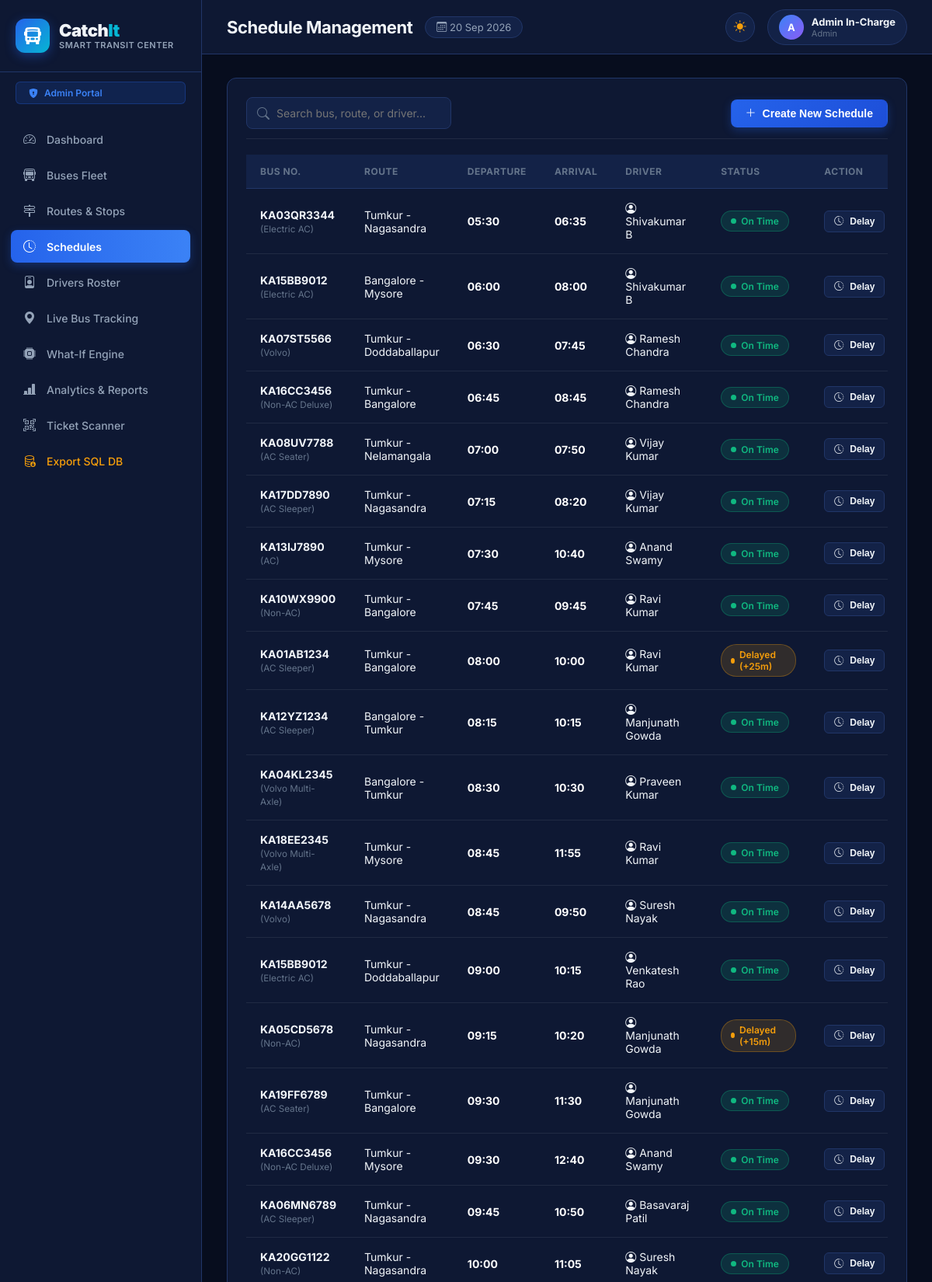
Screenshot of /admin/schedules (signed in, upper part) with the database file from the repository.
### tables this page shows
CREATE TABLE schedules (
        schedule_id INTEGER PRIMARY KEY AUTOINCREMENT,
        bus_id INTEGER NOT NULL,
        route_id INTEGER NOT NULL,
        driver_id INTEGER,
        departure_time TEXT NOT NULL,
        arrival_time TEXT NOT NULL,
        status TEXT NOT NULL DEFAULT 'On Time' CHECK(status IN ('On Time', 'Delayed', 'Cancelled', 'Not Started')),
        occupancy TEXT NOT NULL DEFAULT 'Low' CHECK(occupancy IN ('Low', 'Medium', 'High', 'Full')),
        delay_minutes INTEGER NOT NULL DEFAULT 0,
        delay_reason TEXT,
        fare REAL NOT NULL DEFAULT 120.0,
        FOREIGN KEY (bus_id) REFERENCES buses(bus_id),
        FOREIGN KEY (route_id) REFERENCES routes(route_id),
        FOREIGN KEY (driver_id) REFERENCES users(id)
    );

CREATE TABLE buses (
        bus_id INTEGER PRIMARY KEY AUTOINCREMENT,
        bus_number TEXT UNIQUE NOT NULL,
        bus_type TEXT NOT NULL,
        capacity INTEGER NOT NULL,
        status TEXT NOT NULL DEFAULT 'Active' CHECK(status IN ('Active', 'Maintenance', 'Out of Service'))
    );

CREATE TABLE routes (
        route_id INTEGER PRIMARY KEY AUTOINCREMENT,
        route_name TEXT NOT NULL,
        source TEXT NOT NULL,
        destination TEXT NOT NULL,
        distance_km INTEGER NOT NULL,
        base_fare REAL NOT NULL DEFAULT 80.0
    );

CREATE TABLE users (
        id INTEGER PRIMARY KEY AUTOINCREMENT,
        name TEXT NOT NULL,
        email TEXT UNIQUE NOT NULL,
        phone TEXT,
        password_hash TEXT NOT NULL,
        role TEXT NOT NULL CHECK(role IN ('admin', 'driver', 'passenger')),
        license_number TEXT,
        created_at TIMESTAMP DEFAULT CURRENT_TIMESTAMP
    );

### app.py (the view)
@app.route('/admin/schedules')
@role_required('admin')
def admin_schedules():
    conn = get_db()
    cursor = conn.cursor()
    cursor.execute("""
    SELECT s.*, b.bus_number, b.bus_type, r.route_name, u.name AS driver_name
    FROM schedules s
    JOIN buses b ON s.bus_id = b.bus_id
    JOIN routes r ON s.route_id = r.route_id
    LEFT JOIN users u ON s.driver_id = u.id
    ORDER BY s.departure_time ASC
    """)
    schedules = cursor.fetchall()
    cursor.execute("SELECT * FROM buses WHERE status = 'Active'")
    buses = cursor.fetchall()
    cursor.execute("SELECT * FROM routes")
    routes = cursor.fetchall()
    cursor.execute("SELECT id, name FROM users WHERE role = 'driver'")
    drivers = cursor.fetchall()
    conn.close()
    return render_template('admin_schedules.html', schedules=schedules, buses=buses, routes=routes, drivers=drivers)

### app.py (called while the page is built, shortened)
def role_required(*allowed_roles):
    def decorator(f):
        @wraps(f)
        def decorated_function(*args, **kwargs):
            if 'user_id' not in session:
                flash('Please log in first.', 'warning')
                return redirect(url_for('login'))
            return f(*args, **kwargs)
        return decorated_function
    return decorator

@app.context_processor
def inject_user():
    return {
        'current_user': {
            'id': session.get('user_id'),
            'name': session.get('name', 'Guest'),
            'email': session.get('email'),
            'role': session.get('role'),
            'license_number': session.get('license_number')
        },
        'today_date': datetime.now().strftime("%d %b %Y"),
        'today_iso': date.today().isoformat()
    }

### models.py (called while the page is built)
def using_mysql():
    return DATABASE_BACKEND == 'mysql'

def dict_factory(cursor, row):
    fields = [col[0] for col in cursor.description]
    return {key: value for key, value in zip(fields, row)}

def get_db():
    if using_mysql():
        _ensure_mysql_database()
        return _mysql_connection()
    conn = sqlite3.connect(DB_PATH)
    conn.row_factory = dict_factory
    conn.execute("PRAGMA foreign_keys = ON")
    return conn

### templates/admin_schedules.html (shortened to what this page needs)
{% extends "base.html" %}
{% block page_title %}Schedule Management{% endblock %}
{% block content %}
<div class="panel">
    <div class="panel-header">
        <div class="search-box">
            <i class="bi bi-search"></i>
            <input type="text" id="sched_filter" class="form-control" placeholder="Search bus, route, or driver..." onkeyup="filterSchedules()">
        </div>
        <button class="btn btn-primary" onclick="openModal('addScheduleModal')">
            <i class="bi bi-plus-lg"></i> Create New Schedule
        </button>
    </div>
    <div class="table-responsive">
        <table class="custom-table" id="schedules_table">
            <thead>
                <tr>
                    <th>Bus No.</th>
                    <th>Route</th>
                    <th>Departure</th>
                    <th>Arrival</th>
                    <th>Driver</th>
                    <th>Status</th>
                    <th>Action</th>
                </tr>
            </thead>
            <tbody>
                {% for s in schedules %}
                <tr>
                    <td><strong>{{ s.bus_number }}</strong> <small style="color:var(--text-dim);">({{ s.bus_type }})</small></td>
                    <td>{{ s.route_name }}</td>
                    <td><strong style="color: #FFFFFF;">{{ s.departure_time }}</strong></td>
                    <td><strong style="color: #FFFFFF;">{{ s.arrival_time }}</strong></td>
                    <td><i class="bi bi-person-circle"></i> {{ s.driver_name or 'Unassigned' }}</td>
                    <td>
                        {% if s.status == 'On Time' %}
                            <span class="badge badge-ontime"><span class="badge-dot"></span> On Time</span>
                        {% elif s.status == 'Delayed' %}
                            <span class="badge badge-delayed"><span class="badge-dot"></span> Delayed (+{{ s.delay_minutes }}m)</span>
                        {% elif s.status == 'Cancelled' %}
                            <span class="badge badge-cancelled"><span class="badge-dot"></span> Cancelled</span>
                        {% else %}
                            <span class="badge badge-notstarted"><span class="badge-dot"></span> Not Started</span>
                        {% endif %}
                    </td>
                    <td>
                        <div style="display: flex; gap: 8px;">
                            <button class="btn btn-secondary btn-sm" onclick="openDelayModal({{ s.schedule_id }}, '{{ s.bus_number }}', {{ s.delay_minutes }})">
                                <i class="bi bi-clock-history"></i> Delay
                            </button>
                        </div>
                    </td>
                </tr>
                {% endfor %}
            </tbody>
        </table>
    </div>
</div>
{% endblock %}

### static/css/style.css (style rules this page uses)
:root, [data-theme="dark"] { --bg-dark: #070D1E; --bg-surface: #0E1833; --bg-card: #132247; --bg-hover: #1A2D5C; --border-color: #213668; --border-light: rgba(255, 255, 255, 0.08); --primary: #2563EB; --primary-light: #3B82F6; --accent-cyan: #06B6D4; --accent-indigo: #6366F1; --accent-gold: #F59E0B; --text-main: #F1F5F9; --text-muted: #94A3B8; --text-dim: #64748B; --status-ontime: #10B981; --status-delayed: #F59E0B; --status-cancelled: #EF4444; --status-notstarted: #3B82F6; --seat-available: #1E293B; --seat-available-border: #3B82F6; --seat-booked: #334155; --seat-selected: #2563EB; --font-sans: 'Inter', system-ui, -apple-system, BlinkMacSystemFont, "Segoe UI", Roboto, sans-serif; }
* { box-sizing: border-box; margin: 0; padding: 0; transition: background-color 0.25s ease, border-color 0.25s ease, color 0.2s ease; }
body { font-family: var(--font-sans); background-color: var(--bg-dark); color: var(--text-main); min-height: 100vh; display: flex; flex-direction: column; overflow-x: hidden; }
.panel { background: var(--bg-surface); border: 1px solid var(--border-color); border-radius: 12px; padding: 24px; margin-bottom: 24px; }
.panel-header { display: flex; justify-content: space-between; align-items: center; margin-bottom: 20px; padding-bottom: 12px; border-bottom: 1px solid var(--border-light); }
.table-responsive { width: 100%; overflow-x: auto; }
.custom-table { width: 100%; border-collapse: separate; border-spacing: 0; font-size: 14px; }
.custom-table th { background: var(--bg-card); color: var(--text-dim); font-size: 12px; font-weight: 700; text-transform: uppercase; letter-spacing: 0.5px; padding: 14px 18px; text-align: left; border-bottom: 1px solid var(--border-color); }
.custom-table td { padding: 16px 18px; color: var(--text-main); border-bottom: 1px solid var(--border-light); vertical-align: middle; }
.badge { display: inline-flex; align-items: center; gap: 6px; padding: 5px 12px; border-radius: 20px; font-size: 12px; font-weight: 600; }
.badge-dot { width: 7px; height: 7px; border-radius: 50%; }
.badge-ontime { background: rgba(16, 185, 129, 0.15); color: var(--status-ontime); border: 1px solid rgba(16, 185, 129, 0.3); }
.badge-ontime .badge-dot { background: var(--status-ontime); }
.badge-delayed { background: rgba(245, 158, 11, 0.15); color: var(--status-delayed); border: 1px solid rgba(245, 158, 11, 0.3); }
.badge-delayed .badge-dot { background: var(--status-delayed); }
.btn { display: inline-flex; align-items: center; justify-content: center; gap: 8px; padding: 9px 18px; border-radius: 8px; font-size: 14px; font-weight: 600; cursor: pointer; border: 1px solid transparent; transition: all 0.2s ease; }
.btn-primary { background: linear-gradient(135deg, #2563EB, #1D4ED8); color: #FFFFFF; box-shadow: 0 4px 12px rgba(37, 99, 235, 0.3); }
.btn-secondary { background: var(--bg-card); border: 1px solid var(--border-color); color: var(--text-main); }
.btn-sm { padding: 6px 12px; font-size: 12px; border-radius: 6px; }
.form-control { width: 100%; padding: 11px 14px; background: var(--bg-card); border: 1px solid var(--border-color); border-radius: 8px; color: var(--text-main); font-size: 14px; font-family: inherit; }
.search-box { position: relative; max-width: 320px; }
.search-box input { padding-left: 38px; }
.search-box i { position: absolute; left: 14px; top: 50%; transform: translateY(-50%); color: var(--text-dim); }

### rows the page displays
schedules: bus_number "KA03QR3344", bus_type "Electric AC", route_name "Tumkur - Nagasandra", departure_time "05:30", arrival_time "06:35", name "Shivakumar B", status "On Time" (drawn)
schedules: bus_number "KA15BB9012", bus_type "Electric AC", route_name "Bangalore - Mysore", departure_time "06:00", arrival_time "08:00", name "Shivakumar B", status "On Time" (drawn)
schedules: bus_number "KA07ST5566", bus_type "Volvo", route_name "Tumkur - Doddaballapur", departure_time "06:30", arrival_time "07:45", name "Ramesh Chandra", status "On Time" (drawn)
schedules: bus_number "KA16CC3456", bus_type "Non-AC Deluxe", route_name "Tumkur - Bangalore", departure_time "06:45", arrival_time "08:45", name "Ramesh Chandra", status "On Time" (drawn)
schedules: bus_number "KA08UV7788", bus_type "AC Seater", route_name "Tumkur - Nelamangala", departure_time "07:00", arrival_time "07:50", name "Vijay Kumar", status "On Time" (drawn)
schedules: bus_number "KA17DD7890", bus_type "AC Sleeper", route_name "Tumkur - Nagasandra", departure_time "07:15", arrival_time "08:20", name "Vijay Kumar", status "On Time" (drawn)
schedules: bus_number "KA13IJ7890", bus_type "AC", route_name "Tumkur - Mysore", departure_time "07:30", arrival_time "10:40", name "Anand Swamy", status "On Time" (drawn)
schedules: bus_number "KA10WX9900", bus_type "Non-AC", route_name "Tumkur - Bangalore", departure_time "07:45", arrival_time "09:45", name "Ravi Kumar", status "On Time" (drawn)
schedules: bus_number "KA01AB1234", bus_type "AC Sleeper", route_name "Tumkur - Bangalore", departure_time "08:00", arrival_time "10:00", name "Ravi Kumar", delay_minutes "25"
schedules: bus_number "KA12YZ1234", bus_type "AC Sleeper", route_name "Bangalore - Tumkur", departure_time "08:15", arrival_time "10:15", name "Manjunath Gowda", status "On Time" (drawn)
schedules: bus_number "KA04KL2345", bus_type "Volvo Multi-Axle", route_name "Bangalore - Tumkur", departure_time "08:30", arrival_time "10:30", name "Praveen Kumar", status "On Time" (drawn)
schedules: bus_number "KA18EE2345", bus_type "Volvo Multi-Axle", route_name "Tumkur - Mysore", departure_time "08:45", arrival_time "11:55", name "Ravi Kumar", status "On Time" (drawn)
schedules: bus_number "KA14AA5678", bus_type "Volvo", route_name "Tumkur - Nagasandra", departure_time "08:45", arrival_time "09:50", name "Suresh Nayak", status "On Time" (drawn)
schedules: bus_number "KA15BB9012", bus_type "Electric AC", route_name "Tumkur - Doddaballapur", departure_time "09:00", arrival_time "10:15", name "Venkatesh Rao", status "On Time" (drawn)
schedules: bus_number "KA05CD5678", bus_type "Non-AC", route_name "Tumkur - Nagasandra", departure_time "09:15", arrival_time "10:20", name "Manjunath Gowda", delay_minutes "15"
schedules: bus_number "KA19FF6789", bus_type "AC Seater", route_name "Tumkur - Bangalore", departure_time "09:30", arrival_time "11:30", name "Manjunath Gowda", status "On Time" (drawn)
schedules: bus_number "KA16CC3456", bus_type "Non-AC Deluxe", route_name "Tumkur - Mysore", departure_time "09:30", arrival_time "12:40", name "Anand Swamy", status "On Time" (drawn)
schedules: bus_number "KA06MN6789", bus_type "AC Sleeper", route_name "Tumkur - Nagasandra", departure_time "09:45", arrival_time "10:50", name "Basavaraj Patil", status "On Time" (drawn)
schedules: bus_number "KA20GG1122", bus_type "Non-AC", route_name "Tumkur - Nagasandra", departure_time "10:00", arrival_time "11:05", name "Suresh Nayak", status "On Time" (drawn)

### other values shown
{{ current_user.role|title }} "Admin"
{{ current_user.name[0] }} "A"
{{ current_user.name }} "Admin In-Charge"
